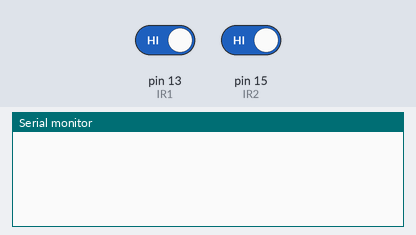
Simulated run of this sketch. Board: Arduino Uno, built with avr-gcc and run on an emulated ATmega328P. Parts: the last lines printed to the serial monitor. Inputs (shaded band) come from the test bench; at power-on: pin 13 (IR1) HIGH, pin 15 (IR2) HIGH.

Above: at 1.2 s.
1.3 s: pin 13 (IR1) driven LOW
At 1.8 s:
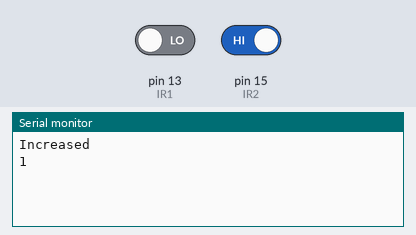
2.8 s: pin 15 (IR2) driven LOW
5.8 s: pin 13 (IR1) driven HIGH
At 8.0 s:
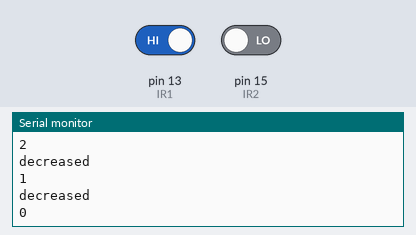
Timing chart, 0 to 9.5 s (numbered marks = the images above; inputs shaded):
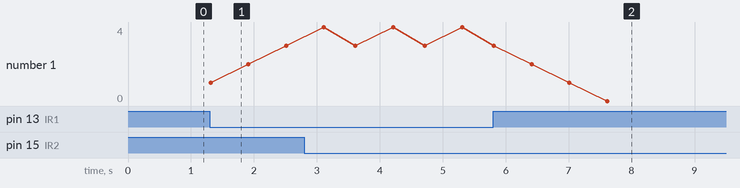

The sketch:

irsensorPersonCounter1.ino
```cpp
int IR1 = 13;
int IR2 = 15;
int IR1_out = HIGH;
int IR2_out = HIGH;
int counter = 0;
int i = 0;

#define MAX_NUMB 9

void increaseAndDisplay() {
  counter++;
  if(counter > MAX_NUMB) {
    counter = 1;
  }
  Serial.println("Increased");
  Serial.println(counter);
}

void decreaseAndDisplay() {
  if(counter) {
    counter--;

  Serial.println("decreased");
  Serial.println(counter);
  }
}
void setup() {
  Serial.begin (9600);
  pinMode(IR1, INPUT);
  pinMode(IR2, INPUT);

}
void loop() {
  IR1_out = digitalRead(IR1);
  IR2_out = digitalRead(IR2);
  if(IR1_out == LOW) {
    increaseAndDisplay();
    delay(500);
  }
  if(IR2_out == LOW) {
    decreaseAndDisplay();
    delay(500);
  }
  delay(100);
}
```

Measured:
- after the input at 1.3 s, the serial monitor: prints a new line at once (image 1)
- after the input at 5.8 s, the serial monitor: prints a new line after 0.61 s (image 2)
- plotted number 1: 4 → 0 after the input at 5.8 s
